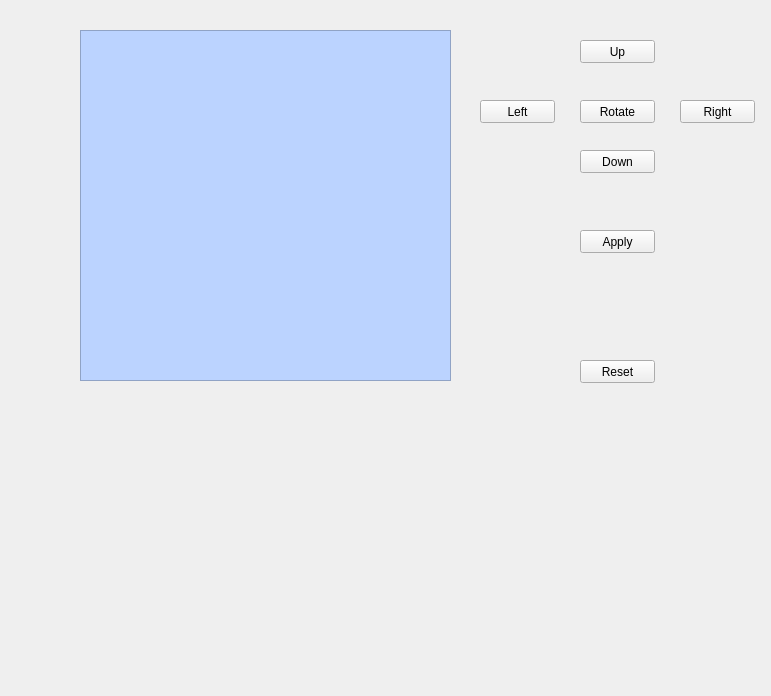
<?xml version="1.0" encoding="UTF-8"?>
<ui version="4.0">
 <class>Form</class>
 <widget class="QWidget" name="Form">
  <property name="geometry">
   <rect>
    <x>0</x>
    <y>0</y>
    <width>771</width>
    <height>696</height>
   </rect>
  </property>
  <property name="windowTitle">
   <string>Form</string>
  </property>
  <widget class="QLabel" name="name_lbl">
   <property name="geometry">
    <rect>
     <x>150</x>
     <y>10</y>
     <width>91</width>
     <height>16</height>
    </rect>
   </property>
   <property name="text">
    <string/>
   </property>
  </widget>
  <widget class="QTextEdit" name="board_txt">
   <property name="enabled">
    <bool>false</bool>
   </property>
   <property name="geometry">
    <rect>
     <x>80</x>
     <y>30</y>
     <width>371</width>
     <height>351</height>
    </rect>
   </property>
   <property name="styleSheet">
    <string notr="true">background-color: rgb(187, 211, 255);</string>
   </property>
  </widget>
  <widget class="QPushButton" name="up_btn">
   <property name="geometry">
    <rect>
     <x>580</x>
     <y>40</y>
     <width>75</width>
     <height>23</height>
    </rect>
   </property>
   <property name="text">
    <string>Up</string>
   </property>
  </widget>
  <widget class="QPushButton" name="down_btn">
   <property name="geometry">
    <rect>
     <x>580</x>
     <y>150</y>
     <width>75</width>
     <height>23</height>
    </rect>
   </property>
   <property name="text">
    <string>Down</string>
   </property>
  </widget>
  <widget class="QPushButton" name="left_btn">
   <property name="geometry">
    <rect>
     <x>480</x>
     <y>100</y>
     <width>75</width>
     <height>23</height>
    </rect>
   </property>
   <property name="text">
    <string>Left</string>
   </property>
  </widget>
  <widget class="QPushButton" name="right_btn">
   <property name="geometry">
    <rect>
     <x>680</x>
     <y>100</y>
     <width>75</width>
     <height>23</height>
    </rect>
   </property>
   <property name="text">
    <string>Right</string>
   </property>
  </widget>
  <widget class="QPushButton" name="rotate_btn">
   <property name="geometry">
    <rect>
     <x>580</x>
     <y>100</y>
     <width>75</width>
     <height>23</height>
    </rect>
   </property>
   <property name="text">
    <string>Rotate</string>
   </property>
  </widget>
  <widget class="QPushButton" name="apply_btn">
   <property name="geometry">
    <rect>
     <x>580</x>
     <y>230</y>
     <width>75</width>
     <height>23</height>
    </rect>
   </property>
   <property name="text">
    <string>Apply</string>
   </property>
  </widget>
  <widget class="QPushButton" name="reset_btn">
   <property name="geometry">
    <rect>
     <x>580</x>
     <y>360</y>
     <width>75</width>
     <height>23</height>
    </rect>
   </property>
   <property name="text">
    <string>Reset</string>
   </property>
  </widget>
 </widget>
 <resources/>
 <connections/>
</ui>
